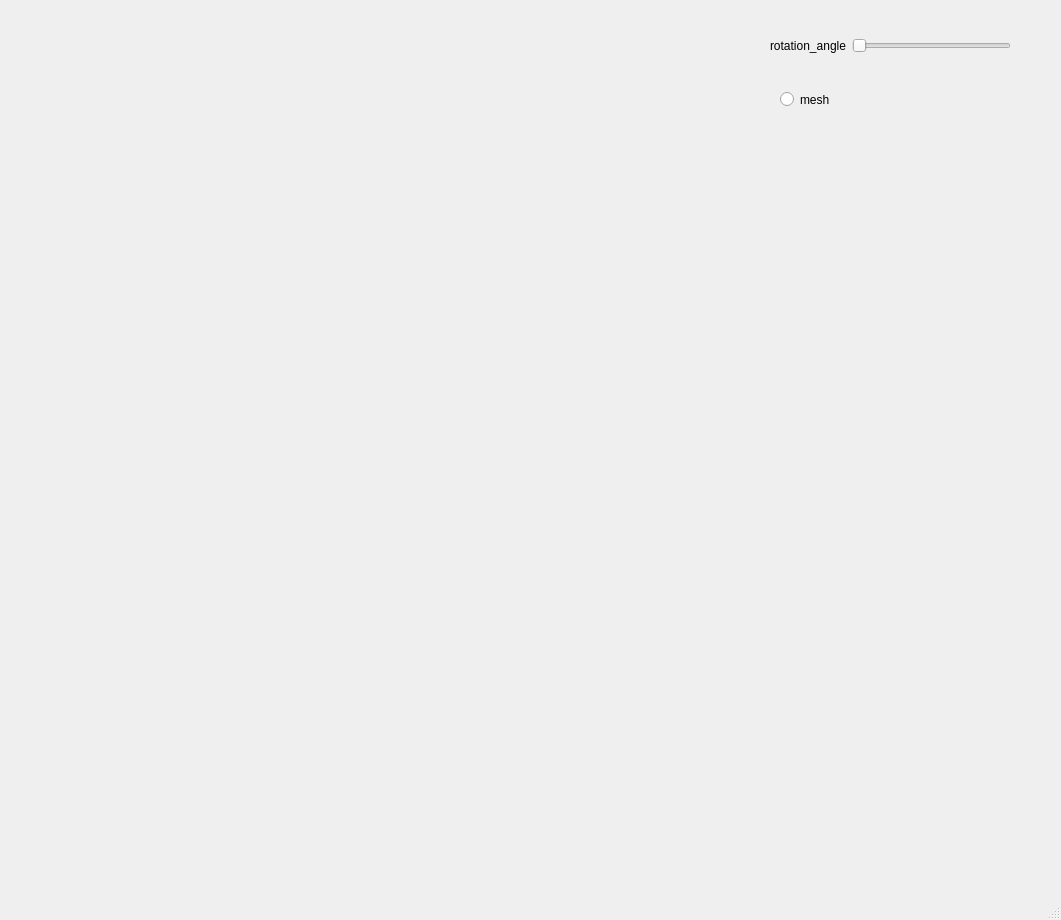
<?xml version="1.0" encoding="UTF-8"?>
<ui version="4.0">
 <class>MainWindow</class>
 <widget class="QMainWindow" name="MainWindow">
  <property name="geometry">
   <rect>
    <x>0</x>
    <y>0</y>
    <width>1061</width>
    <height>920</height>
   </rect>
  </property>
  <property name="windowTitle">
   <string>MainWindow</string>
  </property>
  <widget class="QWidget" name="centralwidget">
   <widget class="DisplayWindow" name="widget" native="true">
    <property name="geometry">
     <rect>
      <x>20</x>
      <y>10</y>
      <width>700</width>
      <height>700</height>
     </rect>
    </property>
    <property name="focusPolicy">
     <enum>Qt::NoFocus</enum>
    </property>
   </widget>
   <widget class="QWidget" name="layoutWidget">
    <property name="geometry">
     <rect>
      <x>770</x>
      <y>30</y>
      <width>241</width>
      <height>31</height>
     </rect>
    </property>
    <layout class="QHBoxLayout" name="horizontalLayout">
     <item>
      <widget class="QLabel" name="label">
       <property name="text">
        <string>rotation_angle</string>
       </property>
      </widget>
     </item>
     <item>
      <widget class="QSlider" name="horizontalSlider">
       <property name="maximum">
        <number>360</number>
       </property>
       <property name="orientation">
        <enum>Qt::Horizontal</enum>
       </property>
      </widget>
     </item>
    </layout>
   </widget>
   <widget class="QRadioButton" name="meshBtn">
    <property name="geometry">
     <rect>
      <x>780</x>
      <y>90</y>
      <width>110</width>
      <height>19</height>
     </rect>
    </property>
    <property name="text">
     <string>mesh</string>
    </property>
   </widget>
  </widget>
  <widget class="QMenuBar" name="menubar">
   <property name="geometry">
    <rect>
     <x>0</x>
     <y>0</y>
     <width>1061</width>
     <height>26</height>
    </rect>
   </property>
  </widget>
  <widget class="QStatusBar" name="statusbar"/>
 </widget>
 <customwidgets>
  <customwidget>
   <class>DisplayWindow</class>
   <extends>QWidget</extends>
   <header location="global">displaywindow.h</header>
   <container>1</container>
  </customwidget>
 </customwidgets>
 <resources/>
 <connections/>
</ui>
